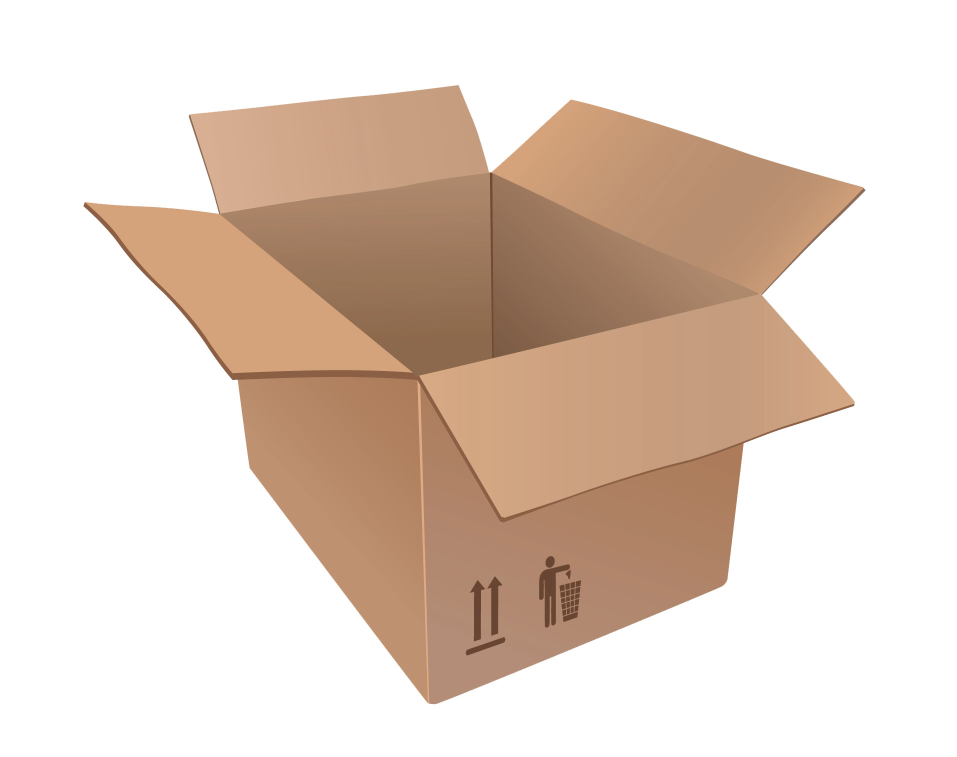
#> input picture images/box.jpg, 1914 x 1514 px, found by its file name (shown at 1/2 size)
$ python detect-corners.py
#> lines starting #> are read from the running program, lines starting #| are printed output that depends on the picture; after the words box and inside, x2 and y2 are one past the last pixel; in counts of white or black regions, pixels touching at a corner belong together
import cv2
import numpy as np

img = cv2.imread('./images/box.jpg')
#> img is the input picture: shape (1514, 1914, 3); mean B, G, R 197.7, 210, 226.9
height, width = img.shape[:2]
#> height = 1514; width = 1914
img = cv2.resize(src=img, dsize=(int(width/2), int(height/2)))
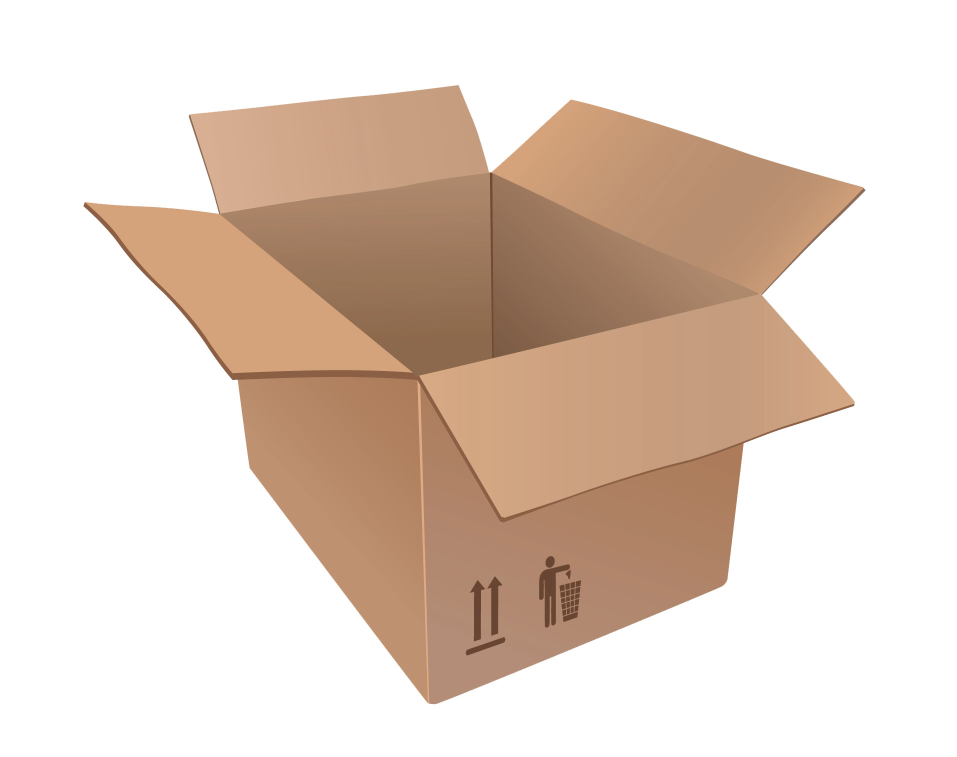
#> img: shape (757, 957, 3); mean B, G, R 197.7, 210, 226.9
gray = cv2.cvtColor(img, cv2.COLOR_BGR2GRAY)
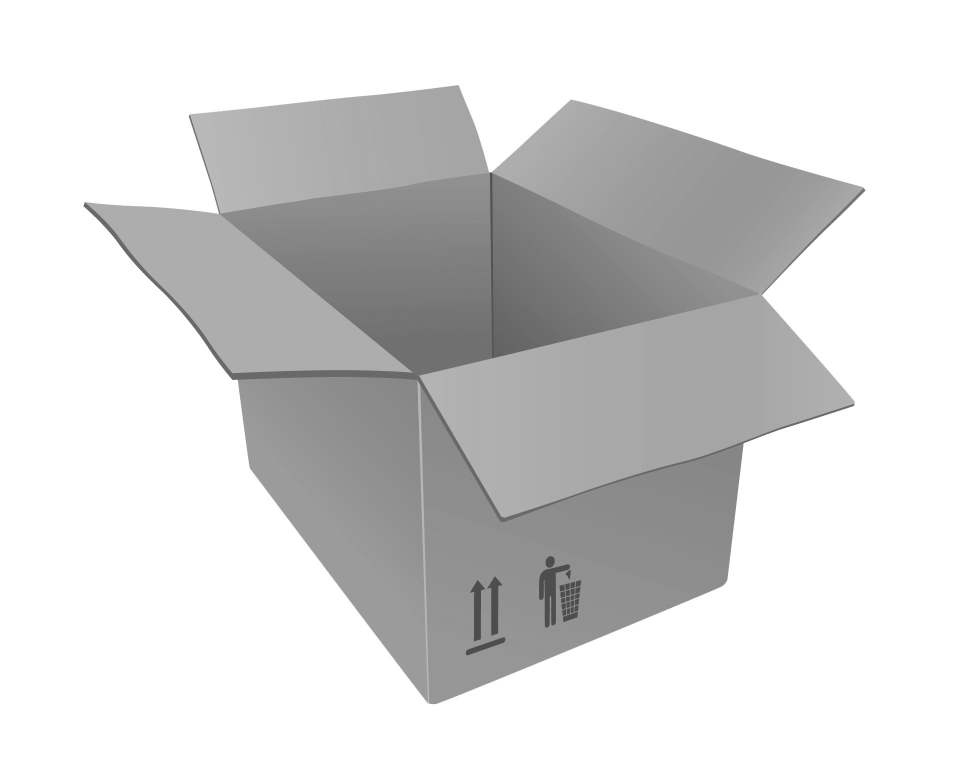
#> gray: shape (757, 957); min 75, max 255, mean 213.6

# gray = np.float32(gray)

######### Harrris corner #########
# # to detect only sharp corners
# dst = cv2.cornerHarris(gray, 4, 5, 0.04)
# # to detect soft corners
# # dst = cv2.cornerHarris(gray, 14, 5, 0.04)
# # Result is dilated for marking the corners
# dst = cv2.dilate(dst, None)
# # Threshold for an optimal value, it may vary depending on the image.
# img[dst > 0.01*dst.max()] = [0, 0, 0]

######### Good Features To Track #########
corners = cv2.goodFeaturesToTrack(gray, 7, 0.05, 25)
#> corners = [[85, 203], [864, 190], [853, 405], [237, 380], [189, 115], [217, 213], [489, 171]]
corners = np.float32(corners)
for item in corners:
    x, y = item[0]
    cv2.circle(img, (x, y), 5, 255, -1)
#> this loop made 7 passes
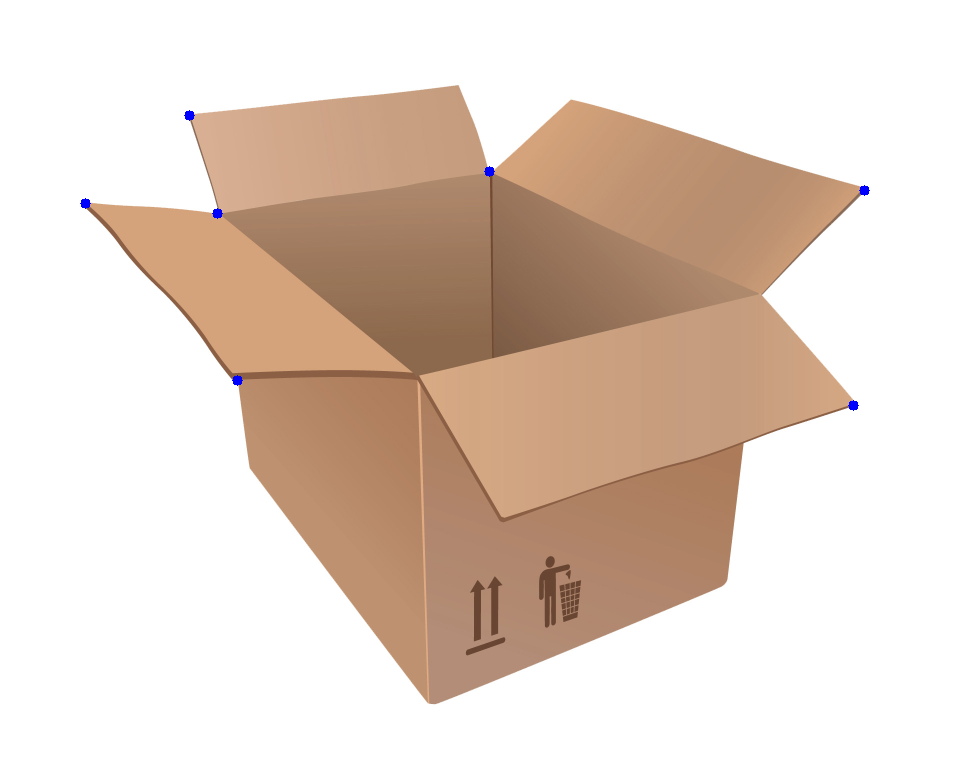
#> img: shape (757, 957, 3); 0.08% of pixels changed, all inside (x1, y1, x2, y2) = (80, 110, 870, 411)

cv2.imshow("Top 'k' features", img)
cv2.waitKey()

# cv2.imshow('Harris Corners', img)
# cv2.waitKey()
